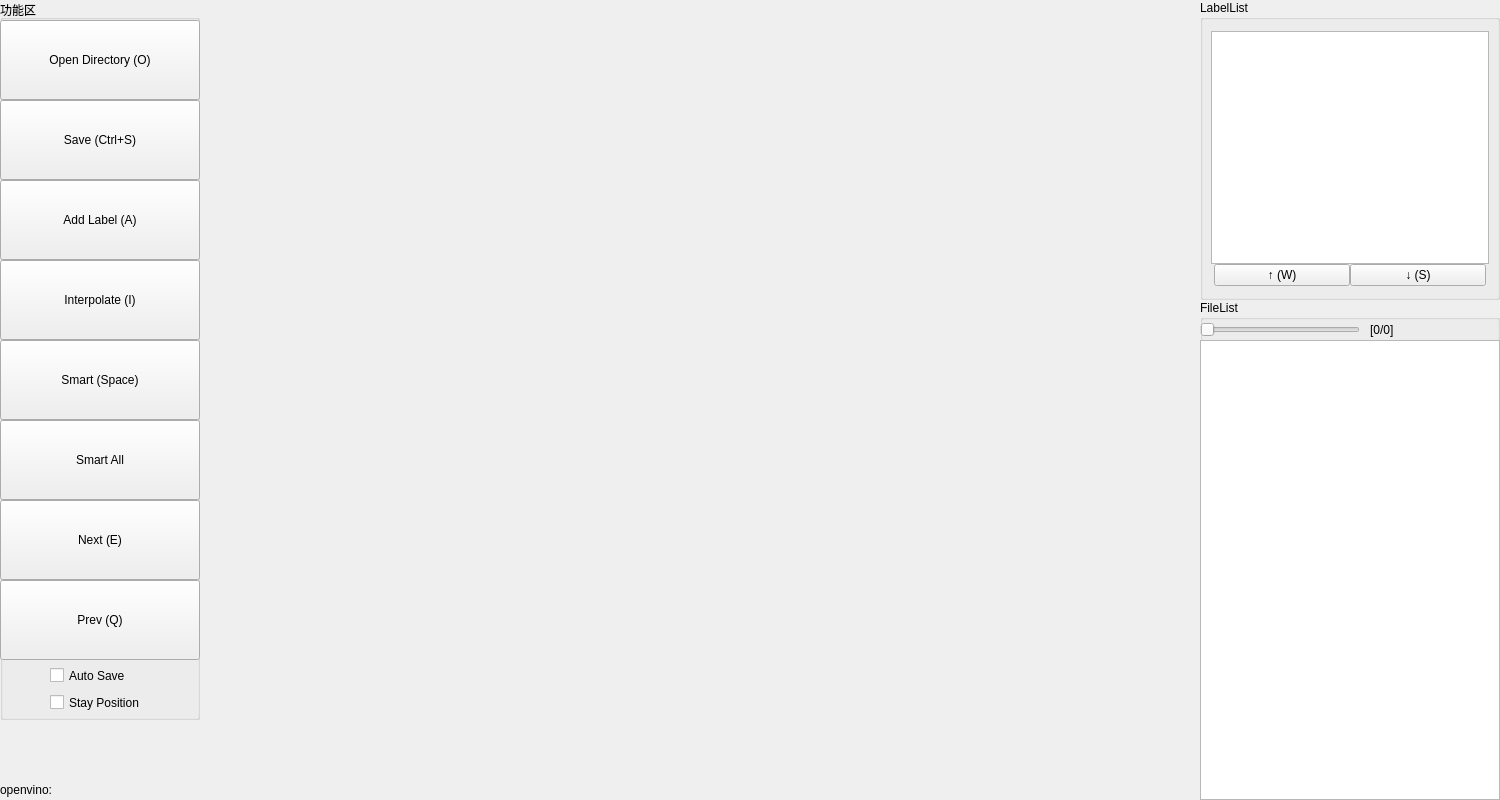
<?xml version="1.0" encoding="UTF-8"?>
<ui version="4.0">
 <class>MainWindow</class>
 <widget class="QMainWindow" name="MainWindow">
  <property name="geometry">
   <rect>
    <x>0</x>
    <y>0</y>
    <width>1500</width>
    <height>800</height>
   </rect>
  </property>
  <property name="minimumSize">
   <size>
    <width>1500</width>
    <height>800</height>
   </size>
  </property>
  <property name="maximumSize">
   <size>
    <width>1500</width>
    <height>800</height>
   </size>
  </property>
  <property name="windowTitle">
   <string>MainWindow</string>
  </property>
  <widget class="QWidget" name="centralWidget">
   <widget class="QGroupBox" name="groupBox">
    <property name="geometry">
     <rect>
      <x>0</x>
      <y>0</y>
      <width>200</width>
      <height>720</height>
     </rect>
    </property>
    <property name="title">
     <string>功能区</string>
    </property>
    <widget class="QPushButton" name="openDirectoryPushButton">
     <property name="geometry">
      <rect>
       <x>0</x>
       <y>20</y>
       <width>200</width>
       <height>80</height>
      </rect>
     </property>
     <property name="text">
      <string>Open Directory (O)</string>
     </property>
     <property name="icon">
      <iconset resource="resource.qrc">
       <normaloff>:/icon/resource/directory.png</normaloff>:/icon/resource/directory.png</iconset>
     </property>
     <property name="iconSize">
      <size>
       <width>32</width>
       <height>32</height>
      </size>
     </property>
     <property name="shortcut">
      <string>O</string>
     </property>
    </widget>
    <widget class="QPushButton" name="savePushButton">
     <property name="geometry">
      <rect>
       <x>0</x>
       <y>100</y>
       <width>200</width>
       <height>80</height>
      </rect>
     </property>
     <property name="text">
      <string>Save (Ctrl+S)</string>
     </property>
     <property name="icon">
      <iconset resource="resource.qrc">
       <normaloff>:/icon/resource/save.png</normaloff>:/icon/resource/save.png</iconset>
     </property>
     <property name="iconSize">
      <size>
       <width>32</width>
       <height>32</height>
      </size>
     </property>
     <property name="shortcut">
      <string>Ctrl+S</string>
     </property>
    </widget>
    <widget class="QPushButton" name="addLabelPushButton">
     <property name="geometry">
      <rect>
       <x>0</x>
       <y>180</y>
       <width>200</width>
       <height>80</height>
      </rect>
     </property>
     <property name="text">
      <string>Add Label (A)</string>
     </property>
     <property name="icon">
      <iconset resource="resource.qrc">
       <normaloff>:/icon/resource/add.png</normaloff>:/icon/resource/add.png</iconset>
     </property>
     <property name="iconSize">
      <size>
       <width>32</width>
       <height>32</height>
      </size>
     </property>
     <property name="shortcut">
      <string>A</string>
     </property>
    </widget>
    <widget class="QPushButton" name="interpolateButton">
     <property name="geometry">
      <rect>
       <x>0</x>
       <y>260</y>
       <width>200</width>
       <height>80</height>
      </rect>
     </property>
     <property name="text">
      <string>Interpolate (I)</string>
     </property>
     <property name="icon">
      <iconset resource="resource.qrc">
       <normaloff>:/icon/resource/auto-fix.png</normaloff>:/icon/resource/auto-fix.png</iconset>
     </property>
     <property name="iconSize">
      <size>
       <width>32</width>
       <height>32</height>
      </size>
     </property>
     <property name="shortcut">
      <string>I</string>
     </property>
    </widget>
    <widget class="QPushButton" name="smartPushButton">
     <property name="geometry">
      <rect>
       <x>0</x>
       <y>340</y>
       <width>200</width>
       <height>80</height>
      </rect>
     </property>
     <property name="text">
      <string>Smart (Space)</string>
     </property>
     <property name="icon">
      <iconset resource="resource.qrc">
       <normaloff>:/icon/resource/auto-fix.png</normaloff>:/icon/resource/auto-fix.png</iconset>
     </property>
     <property name="iconSize">
      <size>
       <width>32</width>
       <height>32</height>
      </size>
     </property>
     <property name="shortcut">
      <string>Space</string>
     </property>
    </widget>
    <widget class="QPushButton" name="smartAllPushButton">
     <property name="geometry">
      <rect>
       <x>0</x>
       <y>420</y>
       <width>200</width>
       <height>80</height>
      </rect>
     </property>
     <property name="text">
      <string>Smart All</string>
     </property>
     <property name="icon">
      <iconset resource="resource.qrc">
       <normaloff>:/icon/resource/auto-fix.png</normaloff>:/icon/resource/auto-fix.png</iconset>
     </property>
     <property name="iconSize">
      <size>
       <width>32</width>
       <height>32</height>
      </size>
     </property>
    </widget>
    <widget class="QPushButton" name="nextPushButton">
     <property name="geometry">
      <rect>
       <x>0</x>
       <y>500</y>
       <width>200</width>
       <height>80</height>
      </rect>
     </property>
     <property name="text">
      <string>Next (E)</string>
     </property>
     <property name="icon">
      <iconset resource="resource.qrc">
       <normaloff>:/icon/resource/right-arrow.png</normaloff>:/icon/resource/right-arrow.png</iconset>
     </property>
     <property name="iconSize">
      <size>
       <width>32</width>
       <height>32</height>
      </size>
     </property>
     <property name="shortcut">
      <string>E</string>
     </property>
    </widget>
    <widget class="QPushButton" name="prevPushButton">
     <property name="geometry">
      <rect>
       <x>0</x>
       <y>580</y>
       <width>200</width>
       <height>80</height>
      </rect>
     </property>
     <property name="text">
      <string>Prev (Q)</string>
     </property>
     <property name="icon">
      <iconset resource="resource.qrc">
       <normaloff>:/icon/resource/left-arrow.png</normaloff>:/icon/resource/left-arrow.png</iconset>
     </property>
     <property name="iconSize">
      <size>
       <width>32</width>
       <height>32</height>
      </size>
     </property>
     <property name="shortcut">
      <string>Q</string>
     </property>
    </widget>
    <widget class="QCheckBox" name="autoSaveCheckBox">
     <property name="geometry">
      <rect>
       <x>50</x>
       <y>663</y>
       <width>150</width>
       <height>25</height>
      </rect>
     </property>
     <property name="text">
      <string>Auto Save</string>
     </property>
    </widget>
    <widget class="QCheckBox" name="stayPositionCheckBox">
     <property name="geometry">
      <rect>
       <x>50</x>
       <y>690</y>
       <width>150</width>
       <height>25</height>
      </rect>
     </property>
     <property name="text">
      <string>Stay Position</string>
     </property>
    </widget>
   </widget>
   <widget class="QGroupBox" name="groupBox_2">
    <property name="geometry">
     <rect>
      <x>1200</x>
      <y>0</y>
      <width>300</width>
      <height>300</height>
     </rect>
    </property>
    <property name="title">
     <string>LabelList</string>
    </property>
    <widget class="QWidget" name="verticalLayoutWidget">
     <property name="geometry">
      <rect>
       <x>0</x>
       <y>20</y>
       <width>300</width>
       <height>280</height>
      </rect>
     </property>
     <layout class="QVBoxLayout">
      <property name="spacing">
       <number>0</number>
      </property>
      <item>
       <widget class="QListWidget" name="labelListWidget"/>
      </item>
      <item>
       <layout class="QHBoxLayout" name="horizontalLayout">
        <property name="spacing">
         <number>0</number>
        </property>
        <property name="leftMargin">
         <number>3</number>
        </property>
        <property name="rightMargin">
         <number>3</number>
        </property>
        <property name="bottomMargin">
         <number>3</number>
        </property>
        <item>
         <widget class="QPushButton" name="upLabelButton">
          <property name="text">
           <string>↑ (W)</string>
          </property>
          <property name="shortcut">
           <string>W</string>
          </property>
         </widget>
        </item>
        <item>
         <widget class="QPushButton" name="downLabelButton">
          <property name="text">
           <string>↓ (S)</string>
          </property>
          <property name="shortcut">
           <string>S</string>
          </property>
         </widget>
        </item>
       </layout>
      </item>
     </layout>
    </widget>
   </widget>
   <widget class="QGroupBox" name="groupBox_3">
    <property name="geometry">
     <rect>
      <x>1200</x>
      <y>300</y>
      <width>300</width>
      <height>500</height>
     </rect>
    </property>
    <property name="title">
     <string>FileList</string>
    </property>
    <widget class="QListWidget" name="fileListWidget">
     <property name="geometry">
      <rect>
       <x>0</x>
       <y>40</y>
       <width>300</width>
       <height>460</height>
      </rect>
     </property>
    </widget>
    <widget class="QSlider" name="fileListHorizontalSlider">
     <property name="geometry">
      <rect>
       <x>0</x>
       <y>20</y>
       <width>160</width>
       <height>20</height>
      </rect>
     </property>
     <property name="orientation">
      <enum>Qt::Horizontal</enum>
     </property>
    </widget>
    <widget class="QLabel" name="fileListLabel">
     <property name="geometry">
      <rect>
       <x>170</x>
       <y>20</y>
       <width>130</width>
       <height>20</height>
      </rect>
     </property>
     <property name="text">
      <string>[0/0]</string>
     </property>
    </widget>
   </widget>
   <widget class="DrawOnPic" name="label">
    <property name="geometry">
     <rect>
      <x>200</x>
      <y>0</y>
      <width>1000</width>
      <height>800</height>
     </rect>
    </property>
    <property name="text">
     <string/>
    </property>
   </widget>
   <widget class="QLabel" name="labelOpenvino">
    <property name="geometry">
     <rect>
      <x>0</x>
      <y>780</y>
      <width>200</width>
      <height>20</height>
     </rect>
    </property>
    <property name="text">
     <string>openvino: </string>
    </property>
   </widget>
  </widget>
 </widget>
 <layoutdefault spacing="6" margin="11"/>
 <customwidgets>
  <customwidget>
   <class>DrawOnPic</class>
   <extends>QLabel</extends>
   <header>drawonpic.h</header>
  </customwidget>
 </customwidgets>
 <resources>
  <include location="resource.qrc"/>
 </resources>
 <connections/>
</ui>
